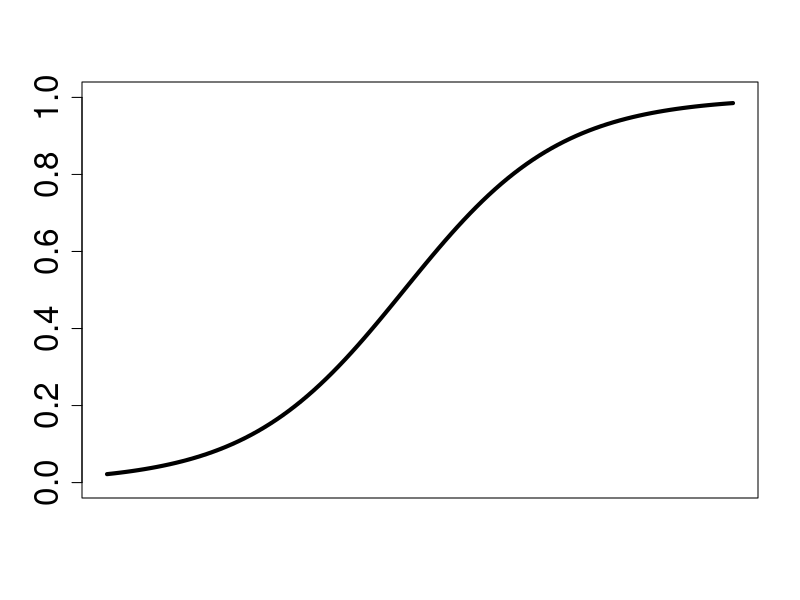
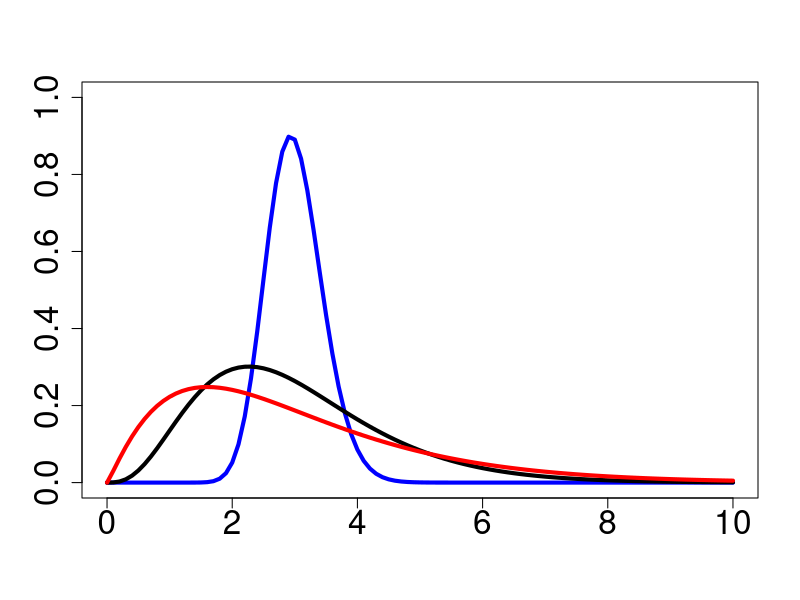
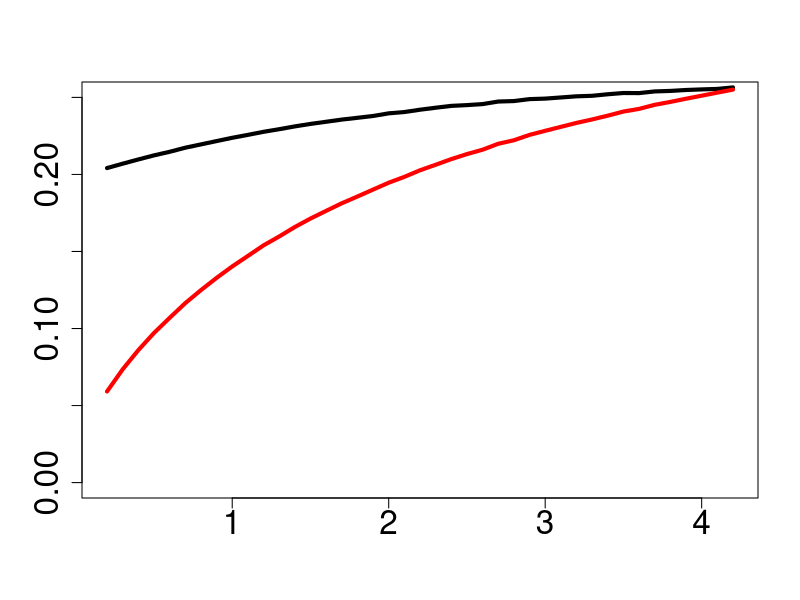

The R script that drew these images, in order:
# make panels of Fig S5 for a manuscript entitled 
# "What is adaptive demographic lability and when might we expect to see it?"

graphics.off()
 
z=seq(0,10,0.1)  # environmental states

# panel a

a=.1
a=log(1/a - 1)
b=.8
c=2
vr=1/(1+exp(a-b*(z-c))) # logistic VRDR

windows()
plot(z,vr,type='l',xlab='',ylab='',
     col='black',lwd=4,lty='solid',cex.axis=2,ylim=c(0,1),xaxt='n')

# panel b

M=3  # mean z
Vs=seq(0.2,4.2,2)  # values of var(z)
ps=matrix(0,length(z),3)
for(i in 1:3){
  V=Vs[i]
  alpha=M^2/V  # get gamma parameters
  sigma=V/M
  p=dgamma(z,shape=alpha,scale=sigma) # compute 3 gamma pdf's, then plot them
  ps[,i]=p
}
windows()
matplot(z,ps,type='l',xlab='',ylab='',
        col=c('blue','black','red'),lwd=4,lty='solid',cex.axis=2,ylim=c(0,1)) 

# panel c

# increase variance of gamma and plot mean (black) and var (red) of VR
M=3
Vs=seq(0.2,4.2,.1)
VR.mean=VR.sd=array(0,length(Vs))
for(i in 1:length(Vs)){
  V=Vs[i]
  alpha=M^2/V
  sigma=V/M
  zs=rgamma(1E6,shape=alpha,scale=sigma) # sample from gamma distribution of z
  vrs=1/(1+exp(a-b*(zs-c)))
  VR.mean[i]=mean(vrs)
  VR.sd[i]=sd(vrs)
}
windows()
matplot(Vs,cbind(VR.mean,VR.sd),type='l',xlab='',ylab='',
        col=c('black','red'),lwd=4,lty='solid',cex.axis=2,ylim=c(0,.25))
